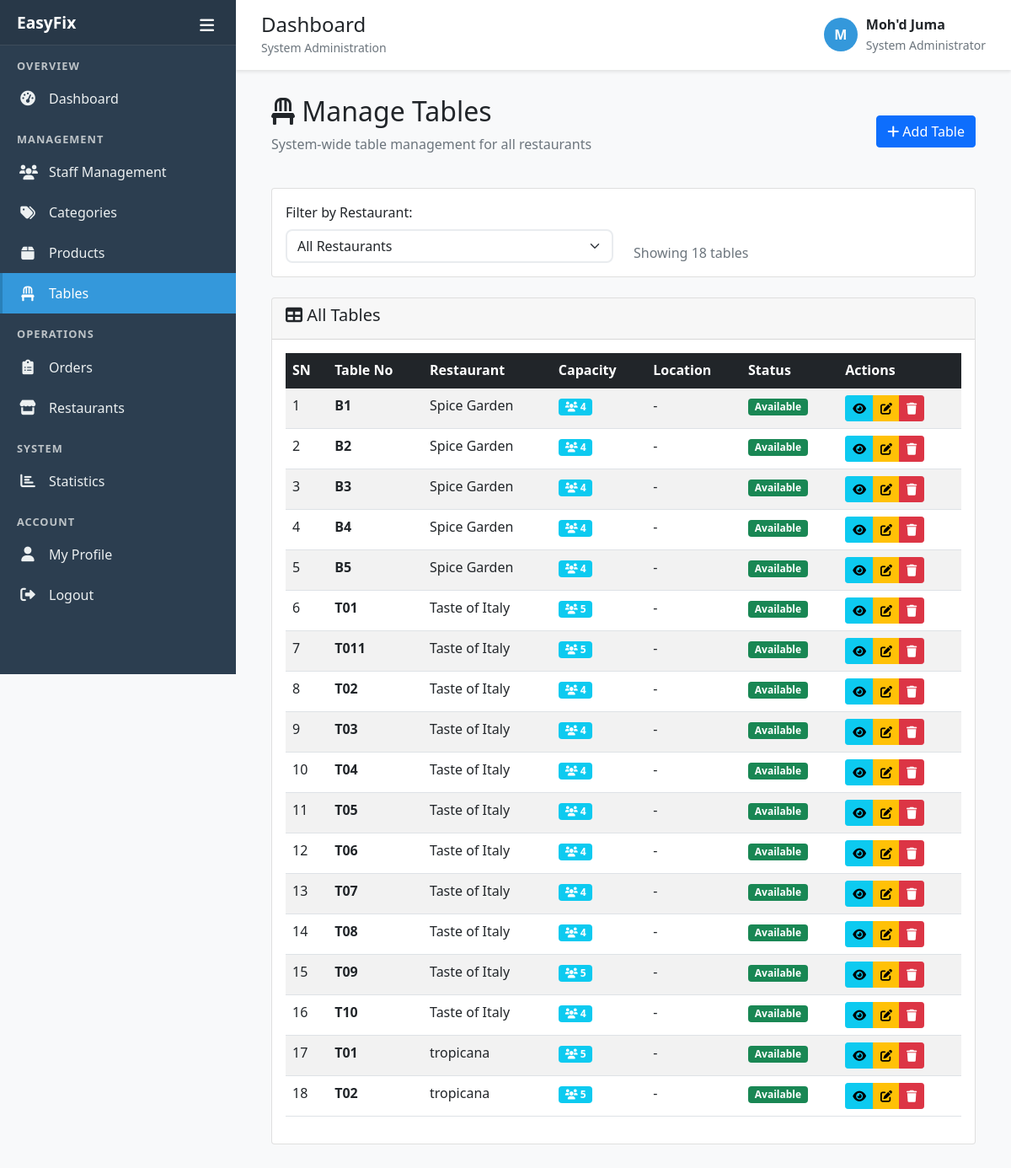
Page /system-admin/tables/ (signed in) on the earlier database version.
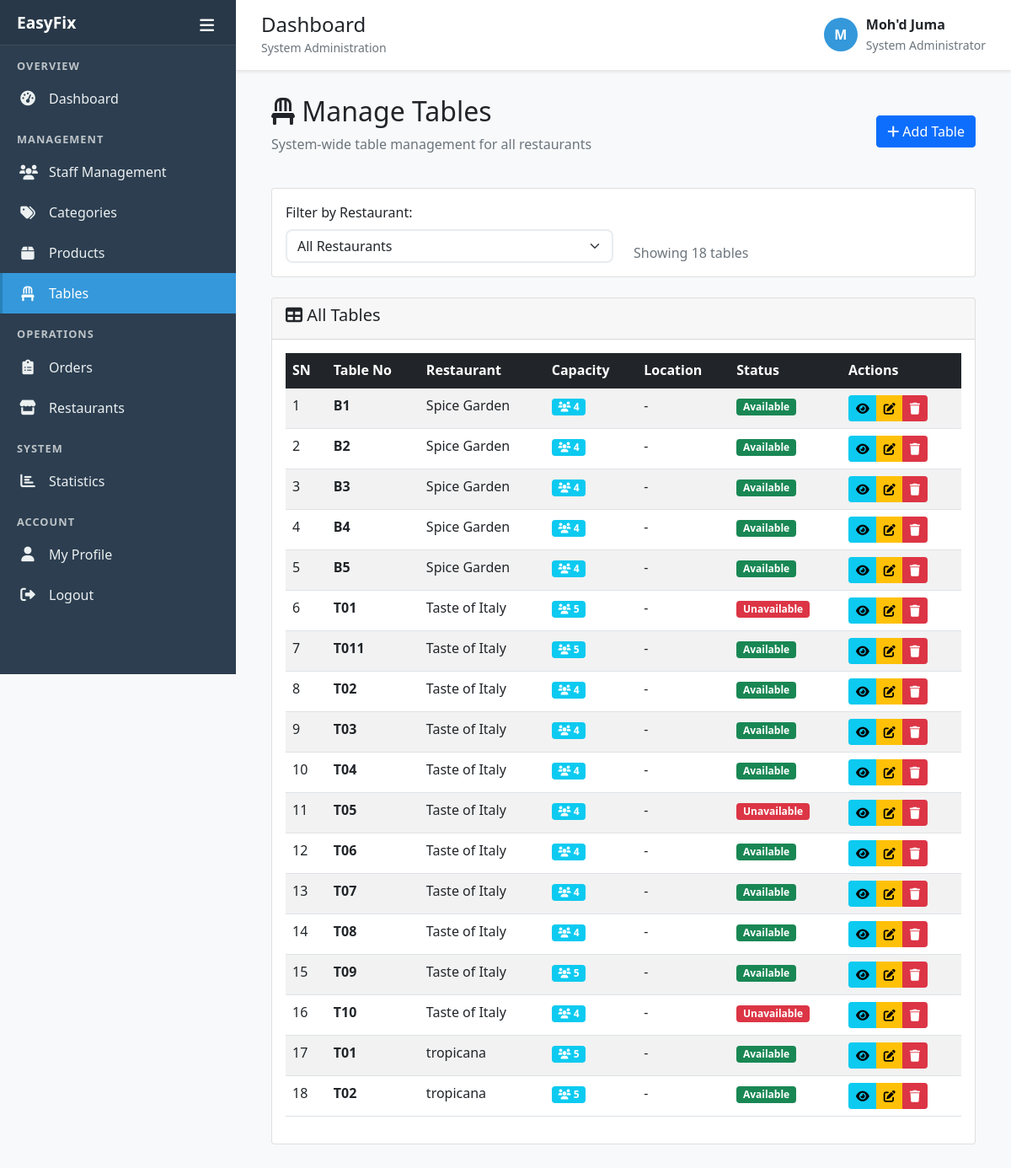
Same page on the later database version.
### restaurant/models.py (models this page shows, shortened)
class TableInfo(models.Model):
    owner = models.ForeignKey(User, on_delete=models.CASCADE, related_name='tables',
                             limit_choices_to={'role__name': 'owner'}, null=True, blank=True)
    tbl_no = models.CharField(max_length=10)
    capacity = models.IntegerField(default=4)
    is_available = models.BooleanField(default=True)
    created_at = models.DateTimeField(auto_now_add=True)
    class Meta:
        verbose_name = "Table Information"
        verbose_name_plural = "Tables Information"
        unique_together = ['owner', 'tbl_no']  # Each owner can have their own table numbering

### accounts/models.py (models this page shows, shortened)
class User(AbstractUser):
    role = models.ForeignKey(Role, on_delete=models.CASCADE, null=True, blank=True)
    owner = models.ForeignKey('self', on_delete=models.CASCADE, null=True, blank=True,
                             related_name='owned_users', limit_choices_to={'role__name': 'owner'})
    restaurant_name = models.CharField(max_length=200, blank=True,
                                     help_text="Name of the restaurant (for owners only)")
    restaurant_description = models.TextField(blank=True,
                                            help_text="Description of the restaurant (for owners only)")
    restaurant_qr_code = models.CharField(max_length=50, unique=True, blank=True, null=True,
                                        help_text="Unique QR code for restaurant access")
    phone_number = models.CharField(max_length=15, blank=True)
    address = models.TextField(blank=True)
    is_active_staff = models.BooleanField(default=True)
    created_at = models.DateTimeField(auto_now_add=True)
    updated_at = models.DateTimeField(auto_now=True)
    def is_administrator(self):
        return self.role and self.role.name == 'administrator'

### system_admin/views.py (the view)
# urls.py: path('tables/', views.manage_tables, name='manage_tables'),
@login_required
def manage_tables(request):
    if not request.user.is_administrator():
        messages.error(request, 'Access denied. Administrator privileges required.')
        return redirect('accounts:login')
    restaurants = User.objects.filter(role__name='owner', restaurant_name__isnull=False).exclude(restaurant_name='').order_by('restaurant_name')
    restaurant_filter = request.GET.get('restaurant')
    if restaurant_filter:
        tables = TableInfo.objects.filter(owner__id=restaurant_filter).select_related('owner').order_by('tbl_no')
        selected_restaurant = get_object_or_404(User, id=restaurant_filter, role__name='owner')
    else:
        tables = TableInfo.objects.select_related('owner').order_by('owner__restaurant_name', 'tbl_no')
        selected_restaurant = None
    context = {
        'tables': tables,
        'restaurants': restaurants,
        'selected_restaurant': selected_restaurant,
    }
    return render(request, 'system_admin/manage_tables.html', context)

### templates/system_admin/manage_tables.html (shortened to what the changed rows need)
{% extends 'system_admin/base.html' %}
{% load static %}
{% block content %}
<div class="container-fluid">
    <div class="row">
        <div class="col-12">
            <div class="d-flex justify-content-between align-items-center mb-4">
                <div>
                    <h2><i class="fas fa-chair"></i> Manage Tables</h2>
                </div>
            </div>
            <div class="card">
                <div class="card-body">
                    <div class="table-responsive">
                        <table class="table table-striped table-hover" id="tablesTable">
                            <thead class="table-dark">
                                <tr>
                                    <th>SN</th>
                                    <th>Table No</th>
                                    <th>Restaurant</th>
                                    <th>Capacity</th>
                                    <th>Location</th>
                                    <th>Status</th>
                                    <th>Actions</th>
                                </tr>
                            </thead>
                            <tbody>
                                {% for table in tables %}
                                <tr>
                                    <td>{{ forloop.counter }}</td>
                                    <td><strong>{{ table.tbl_no }}</strong></td>
                                    <td>{{ table.owner.restaurant_name }}</td>
                                    <td>
                                        <span class="badge bg-info">
                                            <i class="fas fa-users"></i> {{ table.capacity }}
                                        </span>
                                    </td>
                                    <td>{{ table.location|default:"-" }}</td>
                                    <td>
                                        {% if table.is_available %}
                                            <span class="badge bg-success">Available</span>
                                        {% else %}
                                            <span class="badge bg-danger">Unavailable</span>
                                        {% endif %}
                                    </td>
                                    <td>
                                        <div class="btn-group" role="group">
                                            <button class="btn btn-sm btn-info" onclick="viewTableDetails({{ table.id }})">
                                                <i class="fas fa-eye"></i>
                                            </button>
                                            <button class="btn btn-sm btn-warning" onclick="editTable({{ table.id }})">
                                                <i class="fas fa-edit"></i>
                                            </button>
                                            <button class="btn btn-sm btn-danger" onclick="deleteTable({{ table.id }}, '{{ table.tbl_no }}', '{{ table.owner.restaurant_name }}')">
                                                <i class="fas fa-trash"></i>
                                            </button>
                                        </div>
                                    </td>
                                </tr>
                                {% empty %}
                                <tr>
                                    <td colspan="7" class="text-center">No tables found.</td>
                                </tr>
                                {% endfor %}
                            </tbody>
                        </table>
                    </div>
                </div>
            </div>
        </div>
    </div>
</div>
{% endblock %}

Differences in the rows shown:
changed TableInfo (number 6 of 18 on the later page): is_available "Available" → "Unavailable"
changed TableInfo (number 11 of 18 on the later page): is_available "Available" → "Unavailable"
changed TableInfo (number 16 of 18 on the later page): is_available "Available" → "Unavailable"
